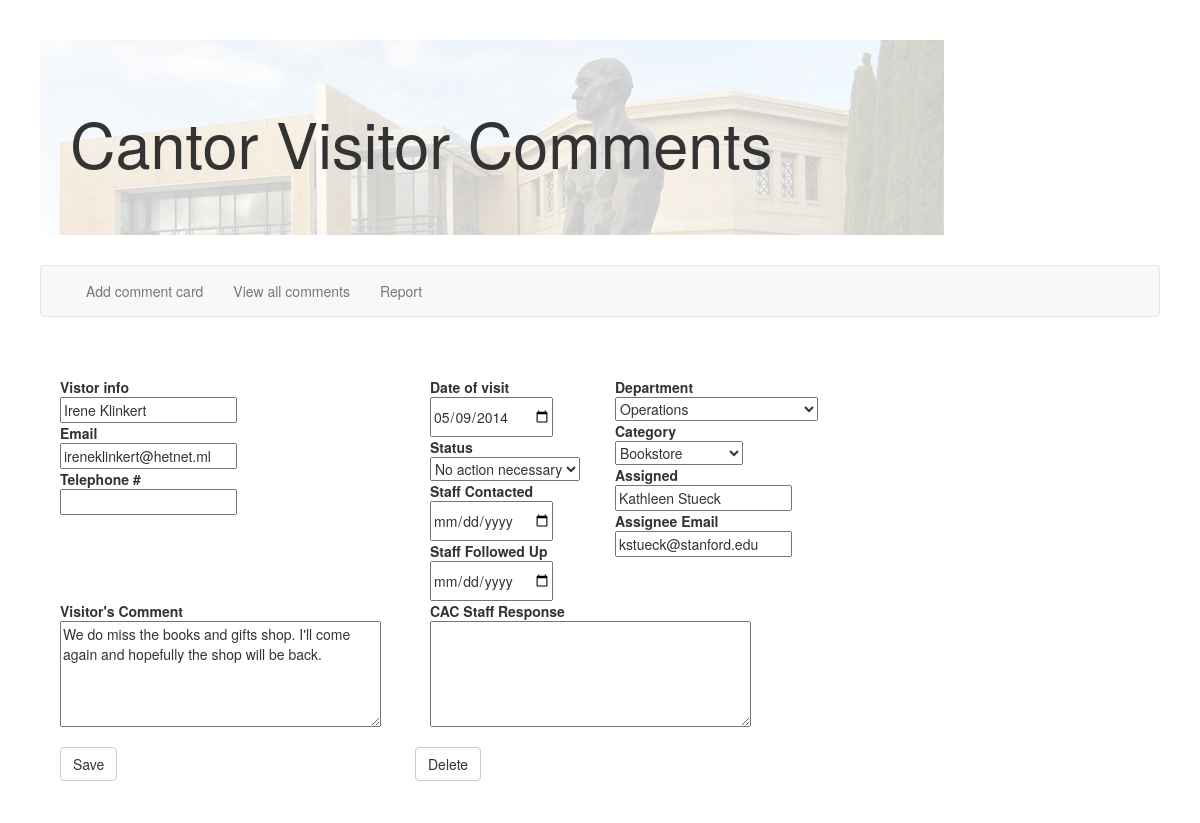
Page /edit_comment.php?commentID=272 on the committed database.
### tables this page shows
CREATE TABLE Comments(CommentID integer PRIMARY KEY, Date datetime, CommentText varchar, 
Name varchar, Telephone varchar, Email varchar, Status varchar, Department varchar, 
Category varchar, Assignee varchar, AssigneeEmail varchar, ContactDate datetime, FollowUpDate datetime, StaffResponse varchar);

### edit_comment.php (the view, shortened to what this page needs)
<html>
<head>
  <link href="bootstrap/css/bootstrap.min.css" rel="stylesheet">
</head>
<?php
	include ('./cantorsqlitedb.php');
?>
<div class="content">
<?php
  if($_GET["commentID"]) {
    $commentID = $_GET["commentID"];
    try {
      $db->beginTransaction();
      $query = "Select * from Comments where CommentID=" . $commentID;
      $result = $db->query($query);
      $row = $result->fetch();
      $date = $row["Date"];
      $name = $row["Name"];
      $status = $row["Status"];
      $comment = $row["CommentText"];
      $telephone = $row["Telephone"];
      $email = $row["Email"];
      $assignee = $row["Assignee"];
      $assignee_email = $row["AssigneeEmail"];
      $department = $row["Department"];
      $contact_date = $row["ContactDate"];
      $follow_up_date = $row["FollowUpDate"];
      $category = $row["Category"];
      $staffResponse = $row["StaffResponse"];
      echo "<form role=\"form\" method=\"POST\">";
      echo "<br><input type=\"hidden\" name=\"commentID\" value=\"" . $commentID . "\">";
      echo "<div class=\"row\">";
      echo "<div class=\"col-md-4\">";
      echo "<strong>Vistor info</strong>";
      echo "<br><input type=\"text\" name=\"name\" value=\"" . $name . "\">";
      echo "<br><strong>Email</strong>";
      echo "<br><input type=\"text\" name=\"email\" value=\"" . $email . "\">";
      echo "<br><strong>Telephone #</strong>";
      echo "<br><input type=\"text\" name=\"telephone\" value=\"" . $telephone . "\">";
      echo "</div>";
      echo "<div class=\"col-md-2\">";
      echo "<strong>Date of visit</strong>";
      echo "<br><input type=\"date\" name=\"date\" value=\"" . $date . "\">";
      echo "<br><strong>Status</strong>";
      $statuses = array("No action necessary", "Action required", "Contact visitor", "Issue solved", "In progress");
      echo "<br><select name=\"status\">";
      foreach ($statuses as $stat) {
        if ($status == $stat)
        {
        	echo "<option selected=\"selected\" value=\"" . $stat . "\">" . $stat . "</option>";
        } else {
      		echo "<option value=\"" . $stat . "\">" . $stat . "</option>";
      	}
      }
      echo "</select>";
      echo "<br><strong>Staff Contacted</strong>";
      echo "<br><input type=\"date\" name=\"contact_date\" value=\"" . $contact_date . "\">";
      echo "<br><strong>Staff Followed Up</strong>";
      echo "<br><input type=\"date\" name=\"follow_up_date\" value=\"" . $follow_up_date . "\">";
      echo "</div>";
      echo "<div class=\"col-md-2\">";
      echo "<strong>Department</strong>";
      $departments = array("Administration", "Operations", "Curatorial Staff",
      					"Curatorial Assistants", "Education Staff",
      					"External Relations Staff", "Collections", "Art Preparotors",
      					"Rights and Reproductions", "CAC Internal (Administration)",
      					"Security");
      echo "</br><select name=\"department\">";
      foreach ($departments as $dep) {
        if ($department == $dep)
        {
        	echo "<option selected=\"selected\" value=\"" . $dep . "\">" . $dep . "</option>";
        } else {
      		echo "<option value=\"" . $dep . "\">" . $dep . "</option>";
      	}
      }
      echo "</select>";
      echo "</br><strong>Category</strong>";
      $categories = array("Parking", "Exhibition", "Bookstore", "Compliments", "E-News",
      					"Building Issues", "Security", "Business", "Maps/Direction",
      					"Docents", "Cafe", "Complaints", "Family Programs",
      					"Lost and Found");
      echo "</br><select name=\"category\">";
      foreach ($categories as $cat) {
        if ($category == $cat)
        {
        	echo "<option selected=\"selected\" value=\"" . $cat . "\">" . $cat . "</option>";
        } else {
      		echo "<option value=\"" . $cat . "\">" . $cat . "</option>";
      	}
      }
      echo "</select>";
      echo "</br><strong>Assigned</strong>";
      echo "</br><input type=\"text\" name=\"assignee\" value=\"" . $assignee . "\">";
      echo "</br><strong>Assignee Email</strong>";
      echo "</br><input type=\"text\" name=\"assignee_email\" value=\"" . $assignee_email . "\">";
      echo "</div>";
      echo "</div>";
      echo "<div class=\"row\">";
      echo "<div class=\"col-md-4\">";
      echo "<strong>Visitor's Comment</strong>";
      echo "</br><textarea rows=\"5\" cols=\"40\" name=\"comment\">" . $comment . "</textarea>";
      echo "</div>";
      echo "<div class=\"col-md-4\">";
      echo "<strong>CAC Staff Response</strong>";
      echo "</br><textarea rows=\"5\" cols=\"40\" name=\"staffResponse\">" . $staffResponse . "</textarea>";
      echo "</div>";
      echo "</div>";
      echo "
        <div class=\"row\">
        <br>
        <div class=\"col-md-4\">
          <input type=\"hidden\" name=\"commentID\" value=\"" . $commentID . "\"/>
          <button type=\"submit\" class=\"btn btn-default\">Save</button>
        </div>
        </form>
        <form role=\"form\" method=\"POST\">
          <input type=\"hidden\" name=\"commentID\" value=\"" . $commentID . "\"/>
          <input type=\"hidden\" name=\"delete\"/>
          <button type=\"submit\" class=\"btn btn-default\" value=\"delete\">Delete</button>
        </form>
        </div>";
    } catch (Exception $e) {
      echo "<h3>Exception" . $e . "</h3>";
    }
  } else {
    header('Location: http://cgi.stanford.edu/~tsantos/view_comments.php');
  }
?>
</body>
</html>

### public/css/general.css (style rules this page uses)
body { margin: 40px; }
.content { padding: 20px; }
.jumbotron { position: relative; background: none; }
.jumbotron:after { content:""; background-color:#00ff00; background: url("../images/cantor_jumbotron.jpg"); background-repeat:no-repeat; opacity: 0.2; top: 0; left: 0; bottom: 0; right: 0; position: absolute; z-index: -1; }

### rows in the picture
comments: name "Irene Klinkert", email "ireneklinkert@hetnet.ml", date "05/09/2014", status "No action necessary", department "Operations", category "Bookstore", assignee "Kathleen Stueck", assignee_email "kstueck@stanford.edu", comment "We do miss the books and gifts shop. I'll come again and hopefully the shop will be back."
